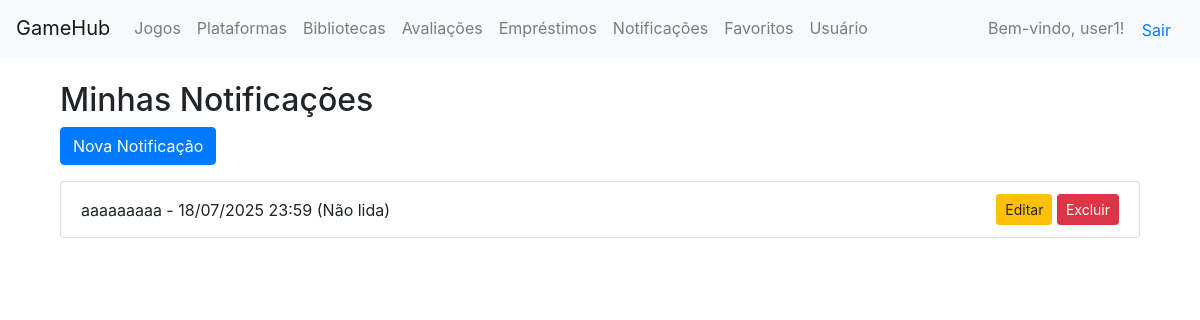
/notificacoes/ (signed in), run on the app's committed database.
### core/models.py (models this page shows, shortened)
class Usuario(AbstractUser):
    data_nascimento = models.DateField(null=True, blank=True)

class Notificacao(models.Model):
    usuario = models.ForeignKey(Usuario, on_delete=models.CASCADE)  # Remetente
    mensagem = models.CharField(max_length=255)
    lida = models.BooleanField(default=False)
    criada_em = models.DateTimeField(auto_now_add=True)
    destinatario = models.ForeignKey(Usuario, on_delete=models.CASCADE, related_name='notificacoes_recebidas')  # Corrigido aqui

### core/views.py (the view)
# urls.py: path('notificacoes/', views.notificacao_list, name='notificacao_list'),
@login_required
def notificacao_list(request):
    notificacoes = Notificacao.objects.filter(usuario=request.user)
    return render(request, 'notificacoes/notificacao_list.html', {'notificacoes': notificacoes})

### core/templates/notificacoes/notificacao_list.html (shortened to what this page needs)
{% extends 'base.html' %}
{% block content %}
<div class="container mt-4">
    <h2>Minhas Notificações</h2>
    <a href="{% url 'notificacao_create' %}" class="btn btn-primary mb-3">Nova Notificação</a>
    <ul class="list-group">
        {% for n in notificacoes %}
            <li class="list-group-item d-flex justify-content-between align-items-center">
                {{ n.mensagem }} - {{ n.criada_em|date:"d/m/Y H:i" }}
                {% if n.lida %}(Lida){% else %}(Não lida){% endif %}
                <div>
                    <a href="{% url 'notificacao_update' n.pk %}" class="btn btn-warning btn-sm">Editar</a>
                    <a href="{% url 'notificacao_delete' n.pk %}" class="btn btn-danger btn-sm">Excluir</a>
                </div>
            </li>
        {% empty %}
            <li class="list-group-item">Nenhuma notificação.</li>
        {% endfor %}
    </ul>
</div>
{% endblock %}

### core/templates/base.html (shortened to what this page needs)
<!DOCTYPE html>
<html lang="pt-br">
<head>
    <link rel="stylesheet" href="https://stackpath.bootstrapcdn.com/bootstrap/4.5.2/css/bootstrap.min.css">
</head>
<body>
    <header>
        <nav class="navbar navbar-expand-lg navbar-light bg-light">
            <a class="navbar-brand" href="{% url 'home' %}">GameHub</a>
            <div class="collapse navbar-collapse">
                <ul class="navbar-nav">
                    <li class="nav-item"><a class="nav-link" href="{% url 'jogo_list' %}">Jogos</a></li>
                    <li class="nav-item"><a class="nav-link" href="{% url 'plataforma_list' %}">Plataformas</a></li>
                    <li class="nav-item"><a class="nav-link" href="{% url 'biblioteca_list' %}">Bibliotecas</a></li>
                    <li class="nav-item"><a class="nav-link" href="{% url 'avaliacao_list' %}">Avaliações</a></li>
                    <li class="nav-item"><a class="nav-link" href="{% url 'emprestimo_list' %}">Empréstimos</a></li>
                    <li class="nav-item"><a class="nav-link" href="{% url 'notificacao_list' %}">Notificações</a></li>
                    <li class="nav-item"><a class="nav-link" href="{% url 'favorito_list' %}">Favoritos</a></li>
                    <li class="nav-item"><a class="nav-link" href="{% url 'usuario_list' %}">Usuário</a></li>
                </ul>
                <div class="ml-auto">
                    {% if user.is_authenticated %}
                        <span class="navbar-text">Bem-vindo, {{ user.username }}!</span>
                        <form action="{% url 'logout' %}" method="post" style="display:inline;">
                            <button type="submit" class="btn btn-link">Sair</button>
                        </form>
                    {% else %}
                        <a class="btn btn-primary" href="{% url 'login' %}">Login</a>
                        <a class="btn btn-secondary" href="{% url 'register' %}">Registrar</a>
                    {% endif %}
                </div>
            </div>
        </nav>
    </header>
    <main class="container mt-4">
        {% block content %}{% endblock %}
    </main>
</body>
</html>

### data on the page
Usuario: username "user1"
Notificacao: mensagem "aaaaaaaaa", criada_em "18/07/2025 23:59", lida "(Não lida)"
